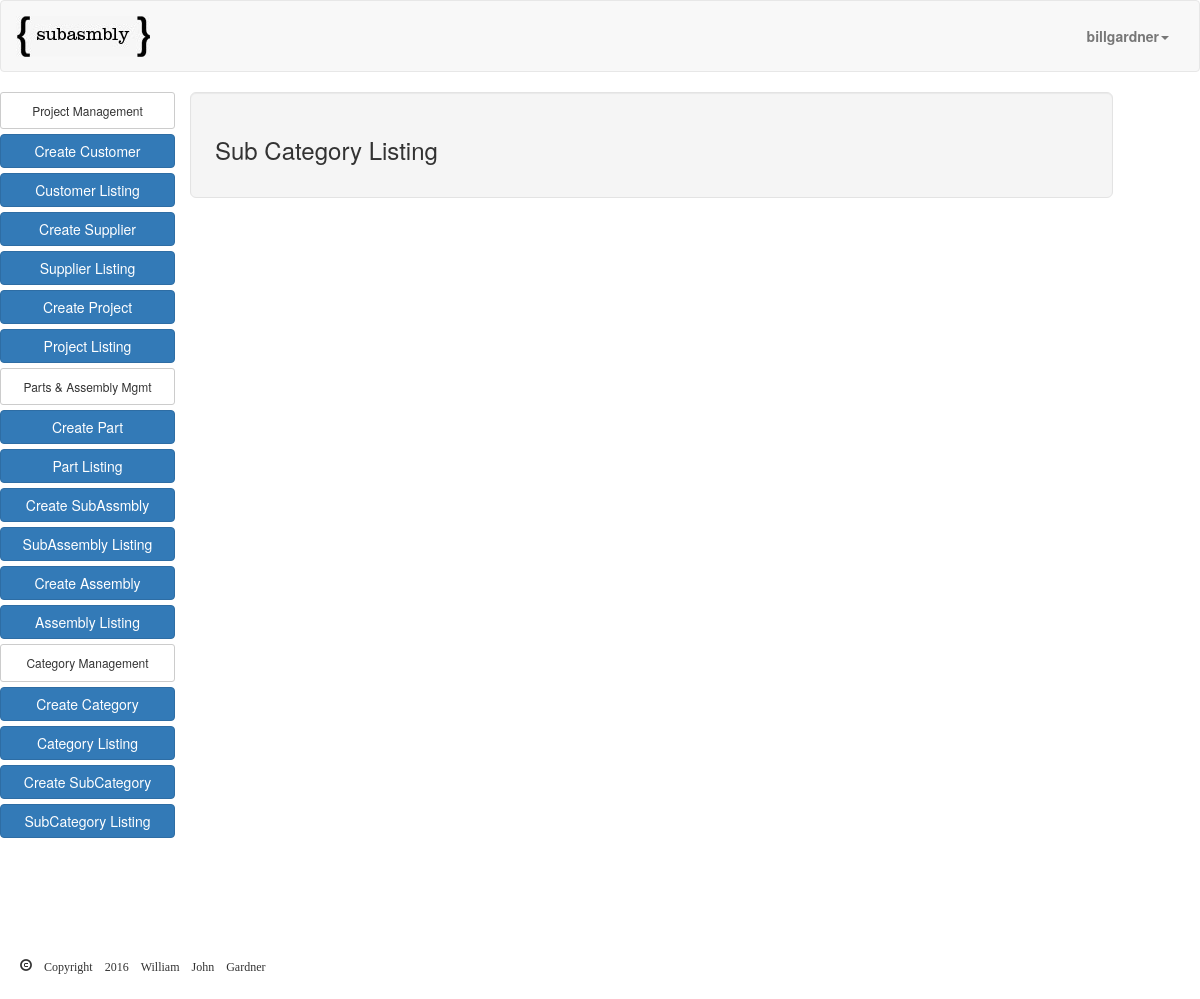
The page /subcategory_list/ (signed in) on the database as committed earlier.
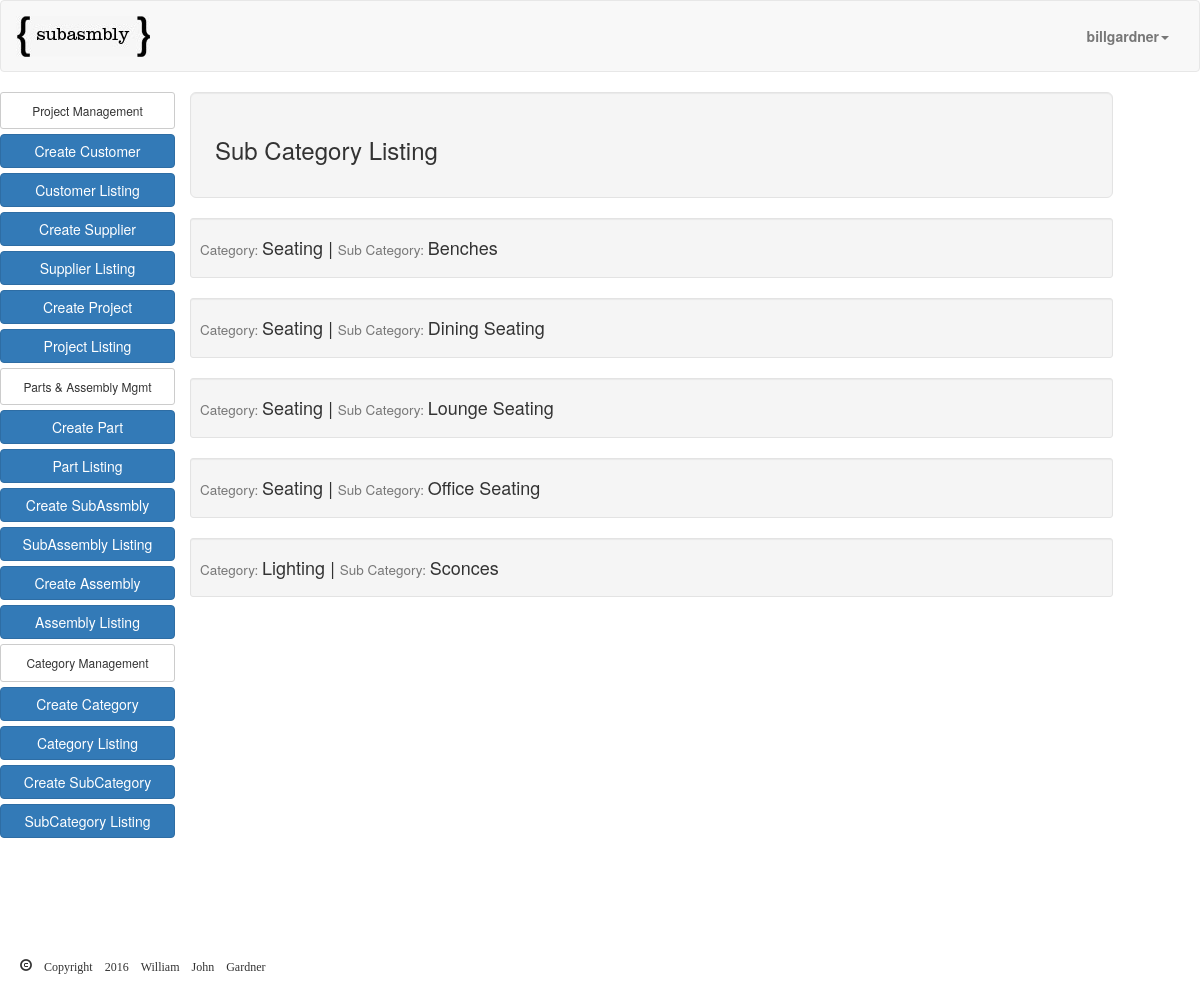
The same page on the database as committed later.
### app/models.py (models this page shows, shortened)
class SubCategory(models.Model):
    user = models.ForeignKey("auth.User")
    category = models.ForeignKey(Category)
    subcategory = models.CharField(max_length=30)

class Category(models.Model):
    user = models.ForeignKey("auth.User")
    category = models.CharField(max_length=30)
    def __str__(self):
        return self.category

### app/views.py (the view)
# urls.py: url(r'^subcategory_list/$', login_required(SubCategoryListView.as_view()), name="subcategory_list_view"),
class SubCategoryListView(ListView):
    model = SubCategory
    def get_queryset(self):
        return SubCategory.objects.filter(user=self.request.user)

### templates/app/subcategory_list.html
{% extends "bom.html" %}
{% block content %}
      <div class="row">
        <div class="col-md-12 well well-lg">
          <h3 class="pull-left">Sub Category Listing</h3>
          </div>
        {% for object in object_list %}
            <div class="col-md-12 well well-sm">
              <h4><small>Category: </small>{{object.category}}  |  <small>Sub Category: </small>{{object.subcategory}}</h4>
            </div>
        {% endfor %}
  </div>
</div>
{% endblock %}

### templates/bom.html (shortened to what this page needs)
{% load staticfiles %}
{% load bootstrap %}
<!DOCTYPE html>
<html>
  <head>
    <link rel="stylesheet" href="{% static "app/css/bootstrap.css" %}" media="screen" charset="utf-8">
    <link rel="stylesheet" href="{% static "app/css/main.css" %}" media="screen" charset="utf-8">
  </head>
  <body>
    <nav class="navbar navbar-default">
      <div class="container-fluid">
        <div class="navbar-header">
          <a class="navbar-brand" href="/"><img id="logo-sm" src="{% static 'app/images/logo_sm.jpg' %}" alt="Subasmbly"/></a>
        </div>
        <div class="collapse navbar-collapse" id="bs-example-navbar-collapse-1">
          <ul id="menu" class="nav navbar-nav navbar-right">
            <li class="dropdown">
              <a href="#" class="dropdown-toggle" data-toggle="dropdown" role="button" aria-haspopup="true" aria-expanded="false"><strong>{{request.user}}</strong><span class="caret"></span></a>
            </li>
          </ul>
        </div>
      </div>
    </nav>
<div class="row">
    <div class="col-md-2">
      <div class="btn btn-default btn-xs btn-block"><h6>Project Management</h6></div>
      <a href="{% url 'create_customer_view' %}" type="button" class="btn btn-primary btn-block">Create Customer</a>
      <a href="{% url 'customer_list_view' %}" type="button" class="btn btn-primary btn-block">Customer Listing</a>
      <a href="{% url 'create_supplier_view' %}" type="button" class="btn btn-primary btn-block">Create Supplier</a>
      <a href="{% url 'supplier_list_view' %}" type="button" class="btn btn-primary btn-block">Supplier Listing</a>
      <a href="{% url 'create_project_view' %}" type="button" class="btn btn-primary btn-block">Create Project</a>
      <a href="{% url 'project_list_view' %}" type="button" class="btn btn-primary btn-block">Project Listing</a>
      <div class="btn btn-default btn-xs btn-block"><h6>Parts & Assembly Mgmt</h6></div>
      <a href="{% url 'create_part_view' %}" type="button" class="btn btn-primary btn-block">Create Part</a>
      <a href="{% url 'part_list_view' %}" type="button" class="btn btn-primary btn-block">Part Listing</a>
      <a href="{% url 'create_subassembly_view' %}" type="button" class="btn btn-primary btn-block">Create SubAssmbly</a>
      <a href="{% url 'subassembly_list_view' %}" type="button" class="btn btn-primary btn-block">SubAssembly Listing</a>
      <a href="{% url 'create_assembly_view' %}" type="button" class="btn btn-primary btn-block">Create Assembly</a>
      <a href="{% url 'assembly_list_view' %}" type="button" class="btn btn-primary btn-block">Assembly Listing</a>
      <div class="btn btn-default btn-xs btn-block"><h6>Category Management</h6></div>
      <a href="{% url 'create_category_view' %}" type="button" class="btn btn-primary btn-block">Create Category</a>
      <a href="{% url 'category_list_view' %}" type="button" class="btn btn-primary btn-block">Category Listing</a>
      <a href="{% url 'create_subcategory_view' %}" type="button" class="btn btn-primary btn-block">Create SubCategory</a>
      <a href="{% url 'subcategory_list_view' %}" type="button" class="btn btn-primary btn-block">SubCategory Listing</a>
      <br>
      <br>
      <br>
    </div>
    <div class="col-md-9">
      {% block content %}{% endblock %}
    </div>
</body>
<footer>
  <h6><div class="glyphicon glyphicon-copyright-mark">  Copyright 2016 William John Gardner</div><h6>
</footer>
</html>

### app/static/app/css/main.css (style rules this page uses)
nav { padding-bottom: 10px; }
#menu { padding-top: 10px; }
footer { padding: 50px 20px; }

Rows that differ between the two databases and show on the page:
added SubCategory: category "Seating", subcategory "Benches"
added SubCategory: category "Seating", subcategory "Dining Seating"
added SubCategory: category "Seating", subcategory "Lounge Seating"
added SubCategory: category "Seating", subcategory "Office Seating"
added SubCategory: category "Lighting", subcategory "Sconces"
